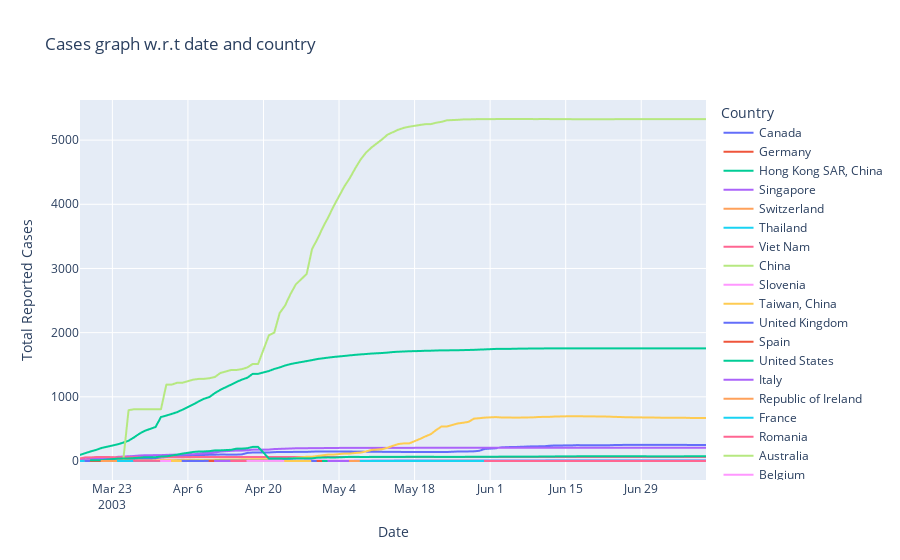

Here is the notebook cell this chart was saved with:
### Code cell
# Cases graph w.r.t Date and Country

cases_conda = pd.read_sql('select Country, Date, sum("Cumulative number of case(s)") as "Total Reported Cases" from sars group by Country, Date order by "Date";', conn)
fig_2 = px.line(cases_conda, x="Date", y="Total Reported Cases", color="Country", line_group="Country", hover_name="Country", title="Cases graph w.r.t date and country")
fig_2.show()
